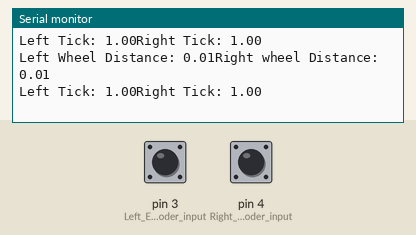
This sketch was run on a simulated Arduino Uno, built with avr-gcc and run on an emulated ATmega328P. Parts: the last lines printed to the serial monitor. The inputs (shaded band) are chosen by the test bench; at power-on: pin 3 (Left_Encoder_input) HIGH, pin 4 (Right_Encoder_input) HIGH.

Above: at 1.2 s.
1.3 s: pin 3 (Left_Encoder_input) driven LOW
At 1.39 s:
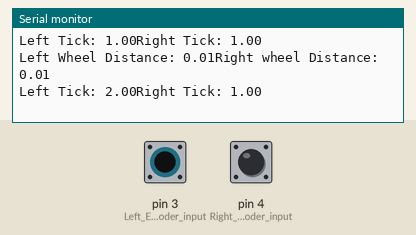
4.3 s: pin 4 (Right_Encoder_input) driven LOW
At 4.41 s:
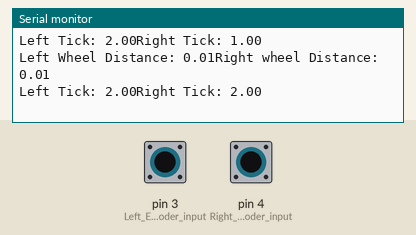
7.3 s: pin 3 (Left_Encoder_input) driven HIGH
At 7.43 s:
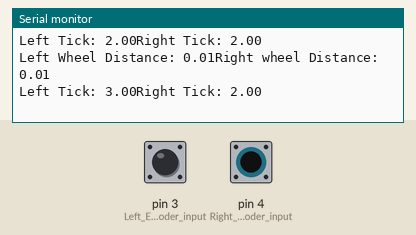
10.3 s: pin 4 (Right_Encoder_input) driven HIGH
At 10.45 s:
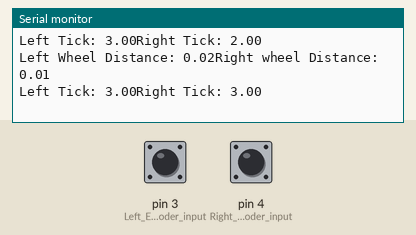
13.3 s: pin 3 (Left_Encoder_input) pulsed LOW 5 times (0.12 s each, 0.3 s apart)
At 13.47 s:
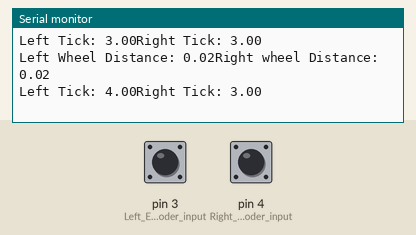
17.8 s: pin 4 (Right_Encoder_input) pulsed LOW 5 times (0.12 s each, 0.3 s apart)
At 17.9 s:
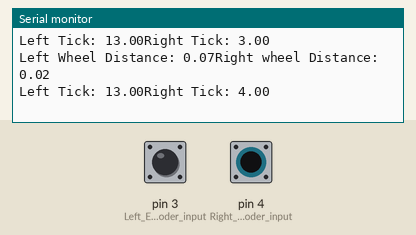
Timing chart, 0 to 20.8 s (numbered marks = the images above; inputs shaded):
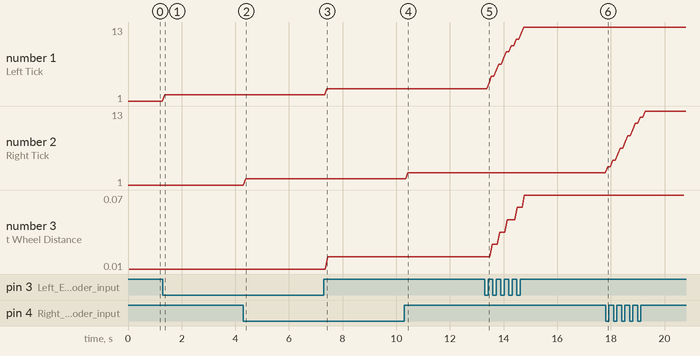

Measured:
- after the input at 1.3 s, the serial monitor: prints a new line after 0.08 s (image 1)
- after the input at 4.3 s, the serial monitor: prints a new line after 0.10 s (image 2)
- after the input at 7.3 s, the serial monitor: prints a new line after 0.12 s (image 3)
- after the input at 10.3 s, the serial monitor: prints a new line after 0.14 s (image 4)
- after the input at 13.3 s, the serial monitor: prints a new line after 0.16 s (image 5)
- after the input at 17.8 s, the serial monitor: prints a new line after 0.09 s (image 6)
- plotted number 1: 1 → 2 after the input at 1.3 s, 2 → 3 after the input at 7.3 s, 3 → 13 after the input at 13.3 s
- plotted number 3: 0.01 → 0.02 after the input at 7.3 s, 0.02 → 0.07 after the input at 13.3 s

The sketch:

Distance_measurement.ino
```cpp
// Successfull failure :(
// The sensor measuring rates mess up the calculations
// The code will be revised with Interrupts
// Measuring distance covered by both Left and Right wheels


//[0,1] = [Left,Right]

int i = 0;

//Encoder values
int enc_val[2] = {0,0};
int last_enc_val[2] = {0,0};

//Count of encoder ticks
float tick[2] = {0,0};

float dist[2] = {0,0};

//Bot specifications
float wheel_radius = 0.065/2;


void setup() {
  // put your setup code here, to run once:

  pinMode(3, INPUT);  //Left Encoder input
  pinMode(4, INPUT);  //Right Encoder input
  Serial.begin(9600);

}

void loop() {
  // put your main code here, to run repeatedly:

  //Reading encoder value
  enc_val[0] = digitalRead(3);
  enc_val[1] = digitalRead(4);

  for(i=0;i<2;i++)
  {
    if (enc_val[i] != last_enc_val[i])
    {
      tick[i]++;
      //Incrementing tick count after each state change
    }

  }


  for(i=0;i<2;i++)
  {
    //Distance = (Tick Count/Number of ticks in one full rotation) * Wheel Circumference
    //Wheel circumference = 2*Pi*r

    dist[i] = (tick[i]/40) * (2*3.14*wheel_radius);
  }


    Serial.println(" ");
    Serial.print("Left Tick: ");
    Serial.print(tick[0]);
    Serial.print("Right Tick: ");
    Serial.print(tick[1]);
    Serial.println(" ");
    Serial.print("Left Wheel Distance: ");
    Serial.print(dist[0]);
    Serial.print("Right wheel Distance: ");
    Serial.print(dist[1]);


  for(i=0;i<2;i++)
  {

    //Updating last encoder value with current value
    last_enc_val[i] = enc_val[i];
  }


}
```
